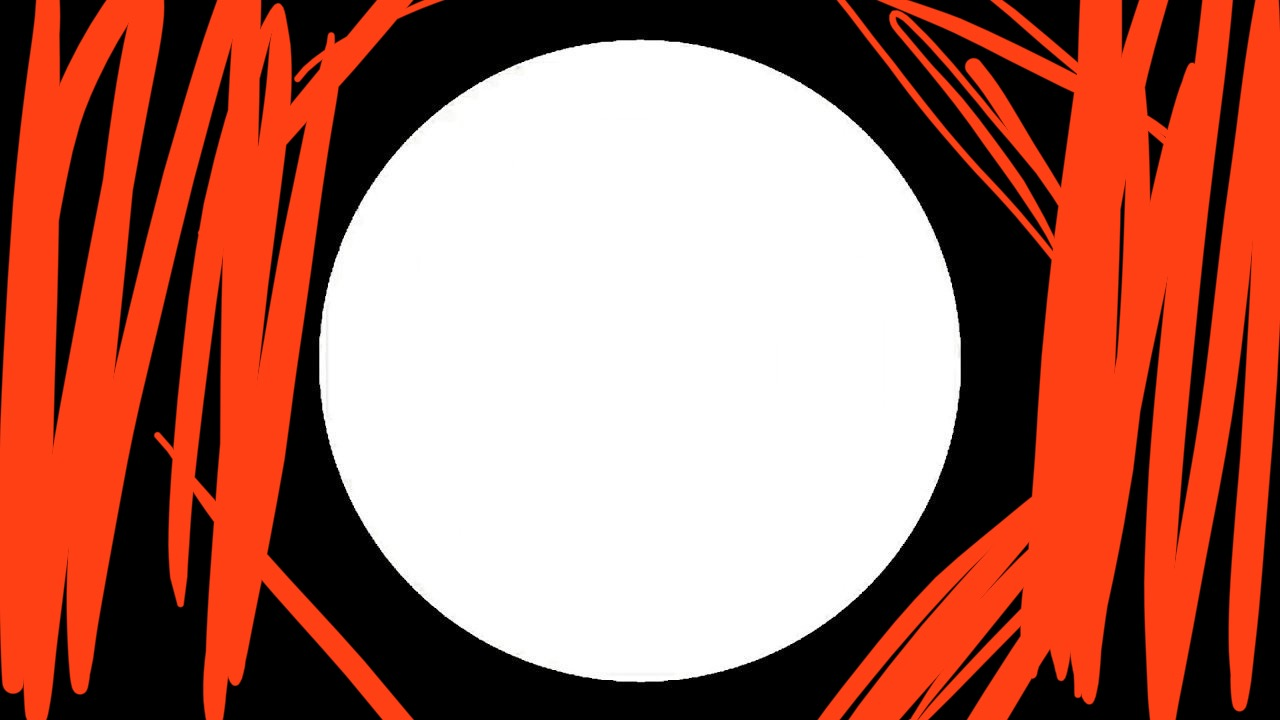
#> input picture images/circle2.jpg, 1280 x 720 px; its folder holds only this picture in this run
$ python TropicalCylconesDef.py
#> lines starting #> are read from the running program, lines starting #| are printed output that depends on the picture; after the words box and inside, x2 and y2 are one past the last pixel; in counts of white or black regions, pixels touching at a corner belong together
import cv2
import numpy as np
import os


# Функция проверки изображений
def image_definition_by_cyclone(image):
    # Преобразование изображения в оттенки серого
    gray_image = cv2.cvtColor(image, cv2.COLOR_BGR2GRAY)

    # Применение фильтрации для выделения текстур
    filtered_image = cv2.Canny(gray_image, 100, 200)

    # Поиск контуров
    contours, _ = cv2.findContours(filtered_image, cv2.RETR_EXTERNAL, cv2.CHAIN_APPROX_SIMPLE)

    # Проверка каждой текстуры на схожесть с окружностью
    cyclone_found = False
    for contour in contours:
        # Приближение контура к форме окружности
        perimeter = cv2.arcLength(contour, True)
        approx = cv2.approxPolyDP(contour, 0.035 * perimeter, True)

        # Если контур имеет форму окружности, проверяем цвет текстуры
        if len(approx) > 7:
            x, y, w, h = cv2.boundingRect(contour)
            roi = image[y:y + h, x:x + w]
            average_color = np.mean(roi, axis=(0, 1))
            if np.all(average_color > 200):
                cyclone_found = True
                break

    # Если контур похож на циклон переходим ко второй проверке
    if cyclone_found:
        lower_blue = np.array([110, 50, 50])
        upper_blue = np.array([130, 255, 255])

        # Преобразование изображения из BGR в HSV
        hsv_image = cv2.cvtColor(image, cv2.COLOR_BGR2HSV)

        # Создание маски для синего цвета
        blue_mask = cv2.inRange(hsv_image, lower_blue, upper_blue)

        # Поиск синих объектов
        blue_objects = cv2.bitwise_and(image, image, mask=blue_mask)

        # Проверка наличия синих объектов
        if np.any(blue_objects):
            print("Проверка пройдена!\n")

            return 1
        else:
            print("Проверка не пройдена!\n")
            return 0
    else:
        print("Проверка не пройдена!\n")
        return 0


# Функция обработки изображений
# [139 lines left out: function findPossibleCyclone, not called in this run]
    #return resized_image


# Функция получения путей к файлам в определенной директориве
def find_files_by_extension(folder_path, extension):
#> called with folder_path = 'images/', extension = '.jpg'
    file_list = []
    for foldername, subfolders, filenames in os.walk(folder_path):
        for filename in filenames:
            if filename.endswith(extension):
                file_list.append(os.path.join(foldername, filename))
    return file_list


# Директория в которой проверяются файлы
folder_path = "images/"
# Расширение файлов для проверки
extension = ".jpg"

files_with_extension = find_files_by_extension(folder_path, extension)

# Счетчик количества изображений на которых возможно имеется циклон

cycloneCounter = 0

# Массив отсортированных изображений
sortedImages = []


for file_path in files_with_extension:
    image = cv2.imread(file_path)
#> image is the input picture: shape (720, 1280, 3); mean B, G, R 96.8, 111.2, 175.1
    if image_definition_by_cyclone(image) == 1:
#> in image_definition_by_cyclone, `gray_image = cv2.cvtColor(image, cv2.COLOR_BGR2GRAY)`:
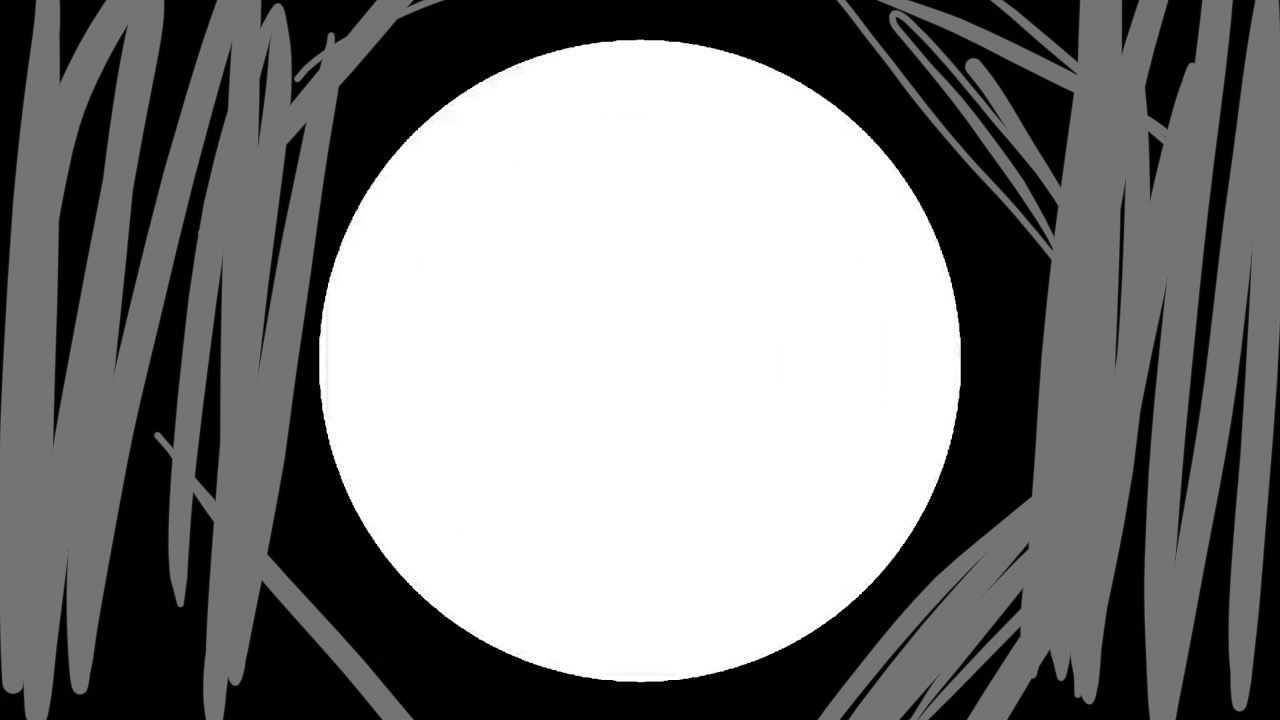
#> gray_image: shape (720, 1280); min 0, max 255, mean 128.7
#> in image_definition_by_cyclone, `filtered_image = cv2.Canny(gray_image, 100, 200)`:
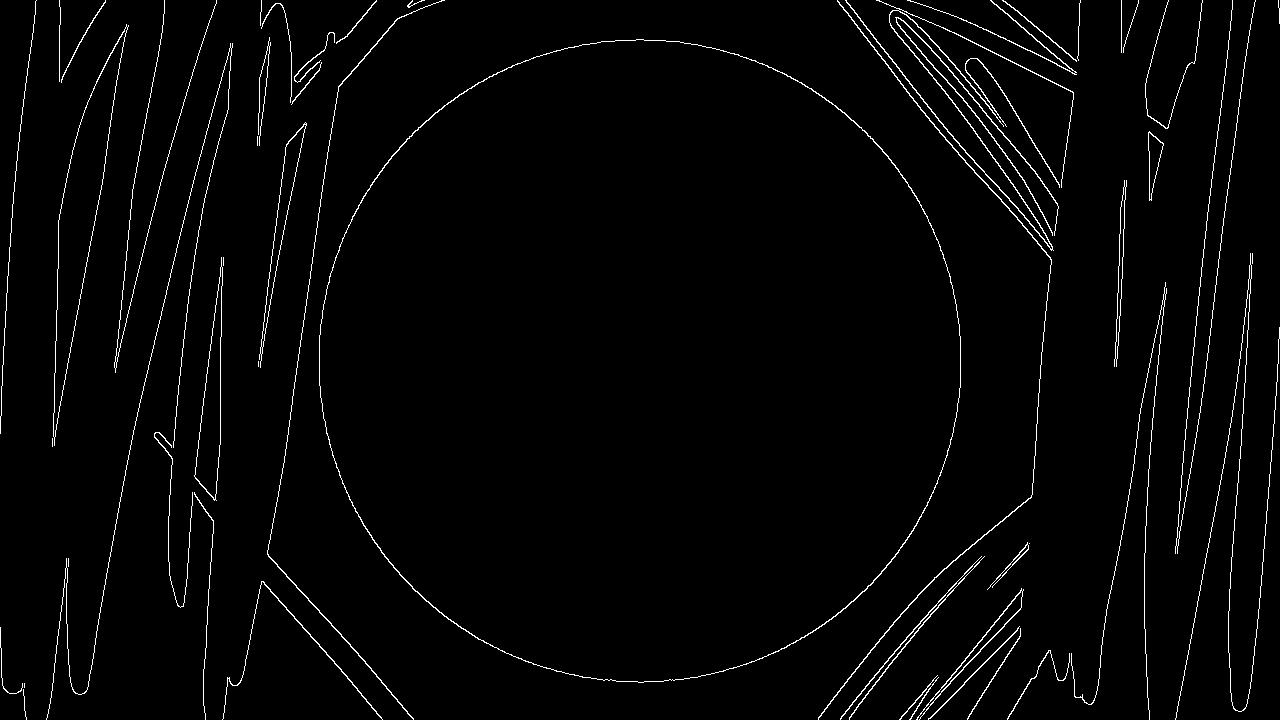
#> filtered_image: shape (720, 1280); 2.2% white in thin lines or dots
#> in image_definition_by_cyclone, `contours, _ = cv2.findContours(filtered_image, cv2.RETR_EXTERNAL, cv2...`: contours = 55 contours, 25 with area under 20; largest, box (x1, y1, x2, y2) and area: (319, 39, 961, 683) 323992, (53, 24, 129, 446) 8985, (194, 257, 223, 501) 3023, (259, 122, 307, 368) 1793, (1114, 180, 1127, 367) 545
#> the loop in image_definition_by_cyclone, `for contour in contours:` made 32 passes
#> (perimeter, x, y, w, h, average_color, cyclone_found) on pass 32: (2137.2, 319, 39, 642, 644, [200.4, 201.8, 208.3], True)
#> (perimeter, approx) on passes 1, 2, 3, 4, 6, 8: (62.49, [[23, 689], [26, 719]]), (8, [[24, 683], [24, 687]]), (108.6, [[938, 677], [909, 719]]), (120.1, [[937, 675], [899, 719]]), (225.9, [[1020, 628], [967, 719]]), (262.6, [[1019, 626], [928, 719]])
#> after the loop in image_definition_by_cyclone, `for contour in contours:`:
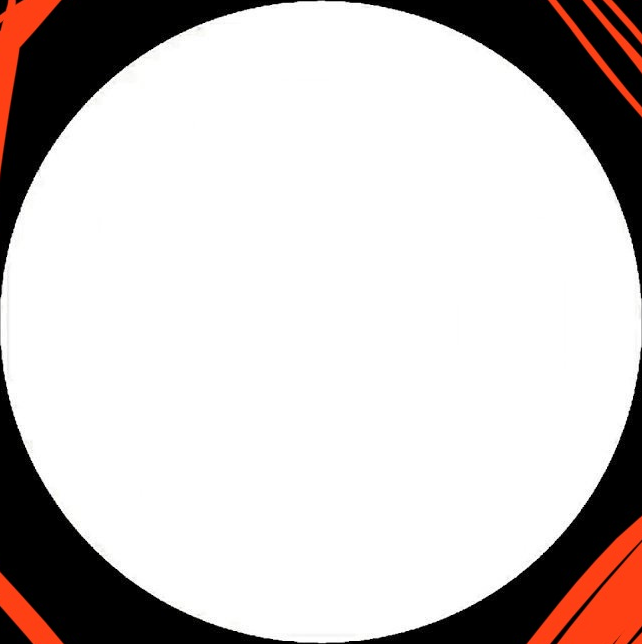
#> roi: shape (644, 642, 3); mean B, G, R 200.4, 201.8, 208.3
#> in image_definition_by_cyclone, `hsv_image = cv2.cvtColor(image, cv2.COLOR_BGR2HSV)`: hsv_image: shape (720, 1280, 3); mean H, S, V 7.8, 106.1, 175.2
#> in image_definition_by_cyclone, `blue_mask = cv2.inRange(hsv_image, lower_blue, upper_blue)`: blue_mask: shape (720, 1280); every value is 0
#> in image_definition_by_cyclone, `blue_objects = cv2.bitwise_and(image, image, mask=blue_mask)`: blue_objects: shape (720, 1280, 3); every value is 0
        sortedImages.append(file_path)
        cycloneCounter += 1


for path in sortedImages:
    image = cv2.imread(path)
    my_file = open("ResInfo" + str(cycloneCounter) + ".txt", "w+")
    my_file.write(str(findPossibleCyclone(image)))
    my_file.close()
    cycloneCounter += 1


cv2.waitKey(0)
cv2.destroyAllWindows()
